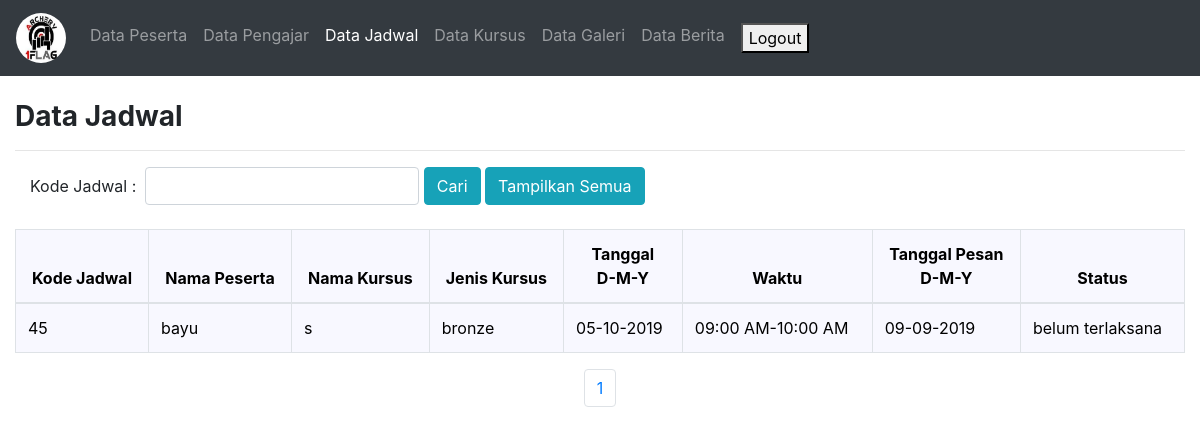
The app's page /admin/datajadwal.php (signed in) with its own data.
### tables this page shows
CREATE TABLE `jadwal` (
  `kode_jadwal` int(6) NOT NULL,
  `kode_peserta` int(6) NOT NULL,
  `kode_kursus` int(6) NOT NULL,
  `status` varchar(30) NOT NULL,
  `tanggal_pesan` date NOT NULL
);

CREATE TABLE `peserta` (
  `kode_peserta` int(6) NOT NULL,
  `username` varchar(15) NOT NULL,
  `nama` varchar(30) NOT NULL,
  `no_telp` varchar(20) NOT NULL,
  `email` varchar(40) NOT NULL,
  `alamat` varchar(255) NOT NULL
);

CREATE TABLE `kursus` (
  `kode_kursus` int(6) NOT NULL,
  `nama_kursus` varchar(50) NOT NULL,
  `jenis_kursus` varchar(20) NOT NULL,
  `kode_pengajar` int(6) NOT NULL,
  `status` varchar(30) NOT NULL,
  `tanggal` date NOT NULL,
  `max_peserta` int(2) NOT NULL,
  `waktu_mulai` varchar(10) NOT NULL,
  `waktu_selesai` varchar(10) NOT NULL,
  `biaya` int(8) NOT NULL
);

### admin/datajadwal.php (the view, shortened to what this page needs)
<!DOCTYPE html>
<html lang="en">
<head>
<link rel="stylesheet" href="bs4/1_bootstrap-4.3.1.min.css" >
<?php
include "koneksi.php";
$record_per_page = 5;
$page='';
if(isset($_GET["page"])){
	$page = $_GET["page"];
}else{
	$page = 1;
}
$start_from = ($page - 1)*$record_per_page;
?>
</head>
<?php
if(isset($_POST['cari'])){
	$querytabel = "select * from jadwal where kode_jadwal='$_POST[kode_jadwal]' LIMIT $start_from, $record_per_page";
	$page_query = "select * from jadwal where kode_jadwal='$_POST[kode_jadwal]'";
}else{
	$querytabel = "select * from jadwal LIMIT $start_from, $record_per_page";
	$page_query ="select * from jadwal";
}
?>
<body>
<nav class="navbar navbar-expand-lg navbar-dark bg-dark" id="warna_navigasi" >
<span class="navbar-brand" ><img src="logo.png" width="50" height="50" class="rounded-circle"></span>
<div class="collapse navbar-collapse" id="navigasi">
	<ul class="navbar-nav">
	<li class="nav-item ">
		<a class="nav-link" href="datapeserta.php">Data Peserta</a>
	</li>
	<li class="nav-item ">
		<a class="nav-link" href="datapengajar.php">Data Pengajar</a>
	</li>
	<li class="nav-item active">
		<a class="nav-link" href="datajadwal.php">Data Jadwal</a>
	</li>
	<li class="nav-item ">
		<a class="nav-link" href="datakursus.php">Data Kursus</a>
	</li>
	<li class="nav-item">
		<a class="nav-link" href="datagaleri.php">Data Galeri</a>
	</li>
	<li class="nav-item ">
		<a class="nav-link" href="databerita.php">Data Berita</a>
	</li>
	<li class="nav-item">
		<a class="nav-link" href="logout.php"><button id="tombol">Logout</button></a>
	</li>
	</ul>
</div>
</nav>
<br>
<div class="container-fluid">
<h3><b>Data Jadwal</b></h3>
<hr>
	<div class="col-sm-12">
	<form class="form form-inline" action="" method="post">
	Kode Jadwal :  &nbsp;
	<input type="text" class="form-control" name="kode_jadwal">&nbsp;
	<input type="submit" class="btn btn-info" name="cari" value="Cari">&nbsp;
		<input type="submit" class="btn btn-info" name="tampilkan_semua" value="Tampilkan Semua">
	</form>
	</div>
</div>
<br>
<div class="container-fluid">
	<?php
		$hasil= mysqli_query($koneksi, $querytabel);
		if(mysqli_num_rows($hasil) > 0) {
	?>
	<div class="table-responsive ">
<table class="table table-bordered" id="konten">
	<thead>
	<tr>
		<th><center>Kode Jadwal</center></th>
		<th><center>Nama Peserta</center></th>
		<th><center>Nama Kursus</center></th>
		<th><center>Jenis Kursus</center></th>
		<th><center>Tanggal <br> D-M-Y</center></th>
		<th><center>Waktu</center></th>
		<th><center>Tanggal Pesan<br> D-M-Y</center></th>
		<th><center>Status</center></th>
	</tr>
	</thead>
	<tbody>
	<?php
			while($baris = mysqli_fetch_assoc($hasil)) {
	?>
		<tr>
		<td><?php echo $baris['kode_jadwal']; ?></td>
<?php
$query_peserta = "select * from peserta where kode_peserta='$baris[kode_peserta]'";
$data_peserta= mysqli_query($koneksi, $query_peserta);
$hasil_peserta = mysqli_fetch_assoc($data_peserta);
?>
		<td><?php echo $hasil_peserta['nama']; ?></td>
<?php
$query_kursus = "select * from kursus where kode_kursus='$baris[kode_kursus]'";
$data_kursus= mysqli_query($koneksi, $query_kursus);
$hasil_kursus = mysqli_fetch_assoc($data_kursus);
?>
		<td><?php echo $hasil_kursus['nama_kursus']; ?></td>
		<td><?php echo $hasil_kursus['jenis_kursus']; ?></td>
		<td><?php echo date('d-m-Y', strtotime($hasil_kursus['tanggal'])); ?> </td>
		<td><?php echo $hasil_kursus['waktu_mulai']; ?>-<?php echo $hasil_kursus['waktu_selesai']; ?></td>
		<td><?php  echo date('d-m-Y', strtotime($baris['tanggal_pesan'])); ?></td>
		<td><?php echo $baris['status']; ?></td>
	</tr>
	</tbody>
	<?php
			}
	?>
</table>
<center>
	<ul class="pagination justify-content-center"">
<?php
		$page_result = mysqli_query($koneksi, $page_query);
		$total_records= mysqli_num_rows($page_result);
		$total_pages = ceil($total_records/$record_per_page);
		for ($i=1; $i<=$total_pages; $i++)
			{
			echo '<li class="page-item"><a class="page-link" href="datajadwal.php?page='.$i.'">'.$i.'</a></li>';
			}
?>
	</ul>
</center>
</div>
<?php
		}else{
			echo "Data Kosong";
		}
		?>
</div>
</body>
</html>

### admin/datajadwal.php (style rules this page uses)
#warna_navigasi { background-color:dark; }
#konten { background-color:#F8F8FF; color:black; }

### records on screen
jadwal: kode_jadwal "45", kode_peserta.nama "bayu", kode_kursus.nama_kursus "s", kode_kursus.jenis_kursus "bronze", kode_kursus.tanggal "05-10-2019", kode_kursus.waktu_mulai "09:00 AM", kode_kursus.waktu_selesai "10:00 AM", tanggal_pesan "09-09-2019", status "belum terlaksana"
